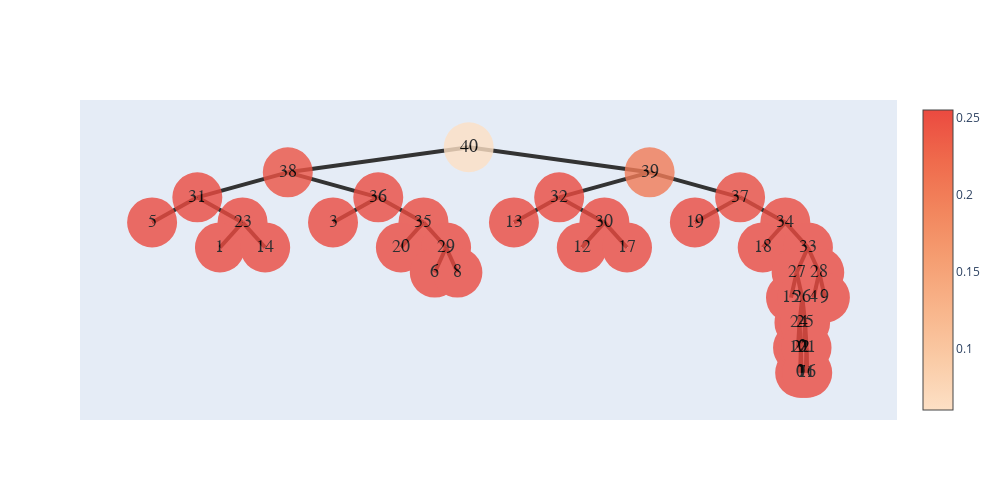

This figure's notebook cell:
### Code cell
nodes1 = [node(name=str(i),son=[]) for i in range(len(uf.tree()))]
for i,j in enumerate(uf.tree()):
    if(j!=-1):
        nodes1[j].son.append(nodes1[i])
    nodes1[i].value=embeddings[i];
    nodes1[i].subson=0
    # if(i==49):
    #     break
show_tree(nodes1[-1]).show_fig()

### Figure 1 — Plotly figure (JSON) as saved in the notebook; plotly's stock layout.template omitted (floating-point values rounded to 4 significant figures)
{"data": [{"hoverinfo": "text", "marker": {"color": [0.05994, 0.2452, 0.2546, 0.2547, 0.2547, 0.2547, 0.2547, 0.2528, 0.2547, 0.2541, 0.2547, 0.2547, 0.2547, 0.2547, 0.2015, 0.2544, 0.2547, 0.2547, 0.2547, 0.2547, 0.251, 0.2547, 0.2534, 0.2547, 0.2542, 0.2547, 0.2547, 0.2547, 0.2547, 0.2547, 0.2547, 0.2547, 0.2547, 0.2547, 0.2547, 0.2547, 0.2547, 0.2547, 0.2547, 0.2547, 0.2547], "colorscale": [[0, "rgb(253, 224, 197)"], [0.1667, "rgb(250, 203, 166)"], [0.3333, "rgb(248, 181, 139)"], [0.5, "rgb(245, 158, 114)"], [0.6667, "rgb(242, 133, 93)"], [0.8333, "rgb(239, 106, 76)"], [1, "rgb(235, 74, 64)"]], "showscale": true, "size": 50, "symbol": "circle-dot"}, "mode": "markers+text", "opacity": 0.8, "text": ["40", "38", "31", "5", "23", "1", "14", "36", "3", "35", "20", "29", "6", "8", "39", "32", "13", "30", "12", "17", "37", "19", "34", "18", "33", "27", "15", "26", "24", "10", "22", "0", "7", "25", "2", "21", "11", "16", "28", "4", "9"], "textfont": {"color": "#000000", "family": "sans serif", "size": 18}, "type": "scatter", "x": [5.5, 3.25, 2.125, 1.562, 2.688, 2.406, 2.969, 4.375, 3.812, 4.938, 4.656, 5.219, 5.078, 5.359, 7.75, 6.625, 6.062, 7.188, 6.906, 7.469, 8.875, 8.312, 9.438, 9.156, 9.719, 9.578, 9.508, 9.648, 9.613, 9.596, 9.631, 9.622, 9.64, 9.684, 9.666, 9.701, 9.692, 9.71, 9.859, 9.789, 9.93], "y": [5, 3.5, 2, 0.5, 0.5, -1, -1, 2, 0.5, 0.5, -1, -1, -2.5, -2.5, 3.5, 2, 0.5, 0.5, -1, -1, 2, 0.5, 0.5, -1, -1, -2.5, -4, -4, -5.5, -7, -7, -8.5, -8.5, -5.5, -7, -7, -8.5, -8.5, -2.5, -4, -4]}], "layout": {"height": 500, "shapes": [{"layer": "below", "line": {"color": "#333", "width": 4}, "type": "line", "x0": 5.5, "x1": 5.5, "y0": 5, "y1": 5}, {"layer": "below", "line": {"color": "#333", "width": 4}, "type": "line", "x0": 5.5, "x1": 3.25, "y0": 5, "y1": 3.5}, {"layer": "below", "line": {"color": "#333", "width": 4}, "type": "line", "x0": 3.25, "x1": 2.125, "y0": 3.5, "y1": 2}, {"layer": "below", "line": {"color": "#333", "width": 4}, "type": "line", "x0": 2.125, "x1": 1.562, "y0": 2, "y1": 0.5}, {"layer": "below", "line": {"color": "#333", "width": 4}, "type": "line", "x0": 2.125, "x1": 2.688, "y0": 2, "y1": 0.5}, {"layer": "below", "line": {"color": "#333", "width": 4}, "type": "line", "x0": 2.688, "x1": 2.406, "y0": 0.5, "y1": -1}, {"layer": "below", "line": {"color": "#333", "width": 4}, "type": "line", "x0": 2.688, "x1": 2.969, "y0": 0.5, "y1": -1}, {"layer": "below", "line": {"color": "#333", "width": 4}, "type": "line", "x0": 3.25, "x1": 4.375, "y0": 3.5, "y1": 2}, {"layer": "below", "line": {"color": "#333", "width": 4}, "type": "line", "x0": 4.375, "x1": 3.812, "y0": 2, "y1": 0.5}, {"layer": "below", "line": {"color": "#333", "width": 4}, "type": "line", "x0": 4.375, "x1": 4.938, "y0": 2, "y1": 0.5}, {"layer": "below", "line": {"color": "#333", "width": 4}, "type": "line", "x0": 4.938, "x1": 4.656, "y0": 0.5, "y1": -1}, {"layer": "below", "line": {"color": "#333", "width": 4}, "type": "line", "x0": 4.938, "x1": 5.219, "y0": 0.5, "y1": -1}, {"layer": "below", "line": {"color": "#333", "width": 4}, "type": "line", "x0": 5.219, "x1": 5.078, "y0": -1, "y1": -2.5}, {"layer": "below", "line": {"color": "#333", "width": 4}, "type": "line", "x0": 5.219, "x1": 5.359, "y0": -1, "y1": -2.5}, {"layer": "below", "line": {"color": "#333", "width": 4}, "type": "line", "x0": 5.5, "x1": 7.75, "y0": 5, "y1": 3.5}, {"layer": "below", "line": {"color": "#333", "width": 4}, "type": "line", "x0": 7.75, "x1": 6.625, "y0": 3.5, "y1": 2}, {"layer": "below", "line": {"color": "#333", "width": 4}, "type": "line", "x0": 6.625, "x1": 6.062, "y0": 2, "y1": 0.5}, {"layer": "below", "line": {"color": "#333", "width": 4}, "type": "line", "x0": 6.625, "x1": 7.188, "y0": 2, "y1": 0.5}, {"layer": "below", "line": {"color": "#333", "width": 4}, "type": "line", "x0": 7.188, "x1": 6.906, "y0": 0.5, "y1": -1}, {"layer": "below", "line": {"color": "#333", "width": 4}, "type": "line", "x0": 7.188, "x1": 7.469, "y0": 0.5, "y1": -1}, {"layer": "below", "line": {"color": "#333", "width": 4}, "type": "line", "x0": 7.75, "x1": 8.875, "y0": 3.5, "y1": 2}, {"layer": "below", "line": {"color": "#333", "width": 4}, "type": "line", "x0": 8.875, "x1": 8.312, "y0": 2, "y1": 0.5}, {"layer": "below", "line": {"color": "#333", "width": 4}, "type": "line", "x0": 8.875, "x1": 9.438, "y0": 2, "y1": 0.5}, {"layer": "below", "line": {"color": "#333", "width": 4}, "type": "line", "x0": 9.438, "x1": 9.156, "y0": 0.5, "y1": -1}, {"layer": "below", "line": {"color": "#333", "width": 4}, "type": "line", "x0": 9.438, "x1": 9.719, "y0": 0.5, "y1": -1}, {"layer": "below", "line": {"color": "#333", "width": 4}, "type": "line", "x0": 9.719, "x1": 9.578, "y0": -1, "y1": -2.5}, {"layer": "below", "line": {"color": "#333", "width": 4}, "type": "line", "x0": 9.578, "x1": 9.508, "y0": -2.5, "y1": -4}, {"layer": "below", "line": {"color": "#333", "width": 4}, "type": "line", "x0": 9.578, "x1": 9.648, "y0": -2.5, "y1": -4}, {"layer": "below", "line": {"color": "#333", "width": 4}, "type": "line", "x0": 9.648, "x1": 9.613, "y0": -4, "y1": -5.5}, {"layer": "below", "line": {"color": "#333", "width": 4}, "type": "line", "x0": 9.613, "x1": 9.596, "y0": -5.5, "y1": -7}, {"layer": "below", "line": {"color": "#333", "width": 4}, "type": "line", "x0": 9.613, "x1": 9.631, "y0": -5.5, "y1": -7}, {"layer": "below", "line": {"color": "#333", "width": 4}, "type": "line", "x0": 9.631, "x1": 9.622, "y0": -7, "y1": -8.5}, {"layer": "below", "line": {"color": "#333", "width": 4}, "type": "line", "x0": 9.631, "x1": 9.64, "y0": -7, "y1": -8.5}, {"layer": "below", "line": {"color": "#333", "width": 4}, "type": "line", "x0": 9.648, "x1": 9.684, "y0": -4, "y1": -5.5}, {"layer": "below", "line": {"color": "#333", "width": 4}, "type": "line", "x0": 9.684, "x1": 9.666, "y0": -5.5, "y1": -7}, {"layer": "below", "line": {"color": "#333", "width": 4}, "type": "line", "x0": 9.684, "x1": 9.701, "y0": -5.5, "y1": -7}, {"layer": "below", "line": {"color": "#333", "width": 4}, "type": "line", "x0": 9.701, "x1": 9.692, "y0": -7, "y1": -8.5}, {"layer": "below", "line": {"color": "#333", "width": 4}, "type": "line", "x0": 9.701, "x1": 9.71, "y0": -7, "y1": -8.5}, {"layer": "below", "line": {"color": "#333", "width": 4}, "type": "line", "x0": 9.719, "x1": 9.859, "y0": -1, "y1": -2.5}, {"layer": "below", "line": {"color": "#333", "width": 4}, "type": "line", "x0": 9.859, "x1": 9.789, "y0": -2.5, "y1": -4}, {"layer": "below", "line": {"color": "#333", "width": 4}, "type": "line", "x0": 9.859, "x1": 9.93, "y0": -2.5, "y1": -4}], "width": 1000, "xaxis": {"showgrid": false, "showline": false, "showticklabels": false, "zeroline": false}, "yaxis": {"showgrid": false, "showline": false, "showticklabels": false, "zeroline": false}}}
